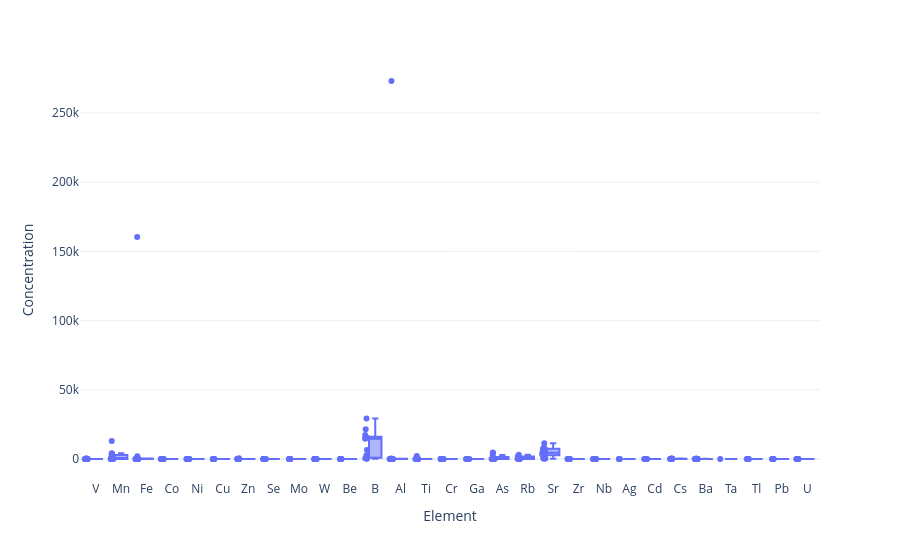

The code cell stored with this chart in its notebook:
### Code cell
# Fluid metal distributions

fm = pd.read_csv(os.path.join(DATA_DIR, "MAGs", "FENIX21", "fluid_metals.csv"))
df = fm.drop('ExpID', axis=1)

df.iloc[:, 2:] = df.iloc[:, 2:].apply(pd.to_numeric, errors='coerce')
df_melted = df.melt(id_vars=["SiteID"], var_name="Element", value_name="Concentration")
df_melted.dropna(subset=["Concentration"], inplace=True)

# toggle B (attention to plt.ylim())
b = df_melted["Element"].str.contains("b")
df_nob = df_melted[~b]

plt.figure(figsize=(20, 5))
sns.boxplot(x="Element", y="Concentration", data=df_melted)
#plt.ylim((0, 300))
plt.title("Fluid Metal Distributions")
plt.gca().set_facecolor('white') 

plt.show()

fig = px.box(df_melted, 
    x="Element", 
    y="Concentration", 
    points="all",  # Show all points, including outliers
    hover_data=["SiteID"],  # Display SiteID on hover
    #title="Fluid Metal Distributions (all)",
    template="plotly_white"
)
#fig.update_yaxes(range=[0, 500])

fig.show()

### Figure 1 — Plotly figure (JSON) as saved in the notebook; plotly's stock layout.template omitted (floating-point values rounded to 4 significant figures; data arrays with more than 128 entries replaced by an {"elided": "..."} marker saying what was removed)
{"data": [{"alignmentgroup": "True", "boxpoints": "all", "customdata": {"elided": "290x1 str values"}, "hovertemplate": "Element=%{x}<br>Concentration=%{y}<br>SiteID=%{customdata[0]}<extra></extra>", "legendgroup": "", "marker": {"color": "#636efa"}, "name": "", "notched": false, "offsetgroup": "", "orientation": "v", "showlegend": false, "type": "box", "x": {"elided": "290 str values"}, "x0": " ", "xaxis": "x", "y": {"elided": "290 float values"}, "y0": " ", "yaxis": "y"}], "layout": {"boxmode": "group", "legend": {"tracegroupgap": 0}, "margin": {"t": 60}, "xaxis": {"anchor": "y", "domain": [0, 1], "title": {"text": "Element"}}, "yaxis": {"anchor": "x", "domain": [0, 1], "title": {"text": "Concentration"}}}}
